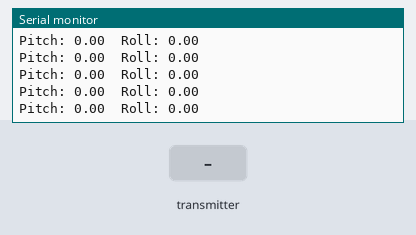
A sketch run on a simulated ESP32. Parts: the last lines printed to the serial monitor. Inputs (shaded band) come from the test bench.

Above: at 2.2 s.
2.3 s: the transmitter starts sending pitch_angle = 45
At 3.4 s:
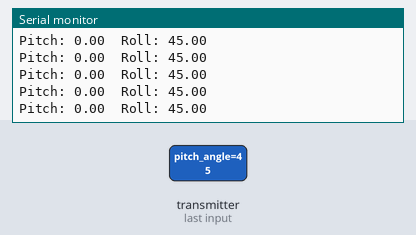
5.3 s: the transmitter starts sending roll_angle = 45
At 6.1 s:
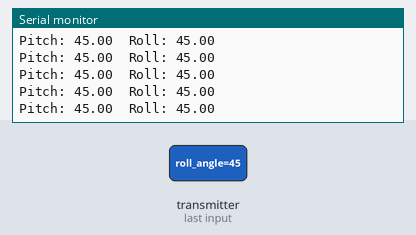

Measured:
- after the input at 2.3 s, the serial monitor: prints a new line after 0.05 s (image 1)
- after the input at 5.3 s, the serial monitor: prints a new line after 0.05 s (image 2)

The sketch:

M5Master.ino
```cpp
#include "M5Atom.h" //helper functions for the MPU
#include <Adafruit_NeoPixel.h> //This is for the onboard LEDs
#include <esp_now.h>
#include <WiFi.h>

//Use the same float for all 3 devices, Reduce complexity(?)
typedef struct struct_message{
    float pitch_angle;
    float roll_angle;

} struct_message; //define struct and then initalise it

struct_message message;


float angle_recieved[] = {0.0,0.0}; //ANGLE Recieved

void SetUpESPNOW(){
    WiFi.mode(WIFI_STA);
    if (esp_now_init() != ESP_OK) {
        Serial.println("Error initializing ESP-NOW");
        return;
    }

    //Call Func OnDataSent when data is sent > esp_now_send

    esp_now_register_recv_cb(OnDataRecv);
}

void OnDataRecv(const uint8_t * mac, const uint8_t *incomingData, int len) {
    memcpy(&message, incomingData, sizeof(message)); //Save data to struct?
    angle_recieved[0] = message.roll_angle;
    angle_recieved[1] = message.pitch_angle;


}

void setup(){

    Serial.begin(115200);
    SetUpESPNOW();
    Serial.println("M5 Serial Receive Set up");
    delay(1000);

}

void loop(){
    Serial.print("Pitch: ");
    Serial.print(angle_recieved[0]);
    Serial.print("  Roll: ");
    Serial.println(angle_recieved[1]);
}
```
